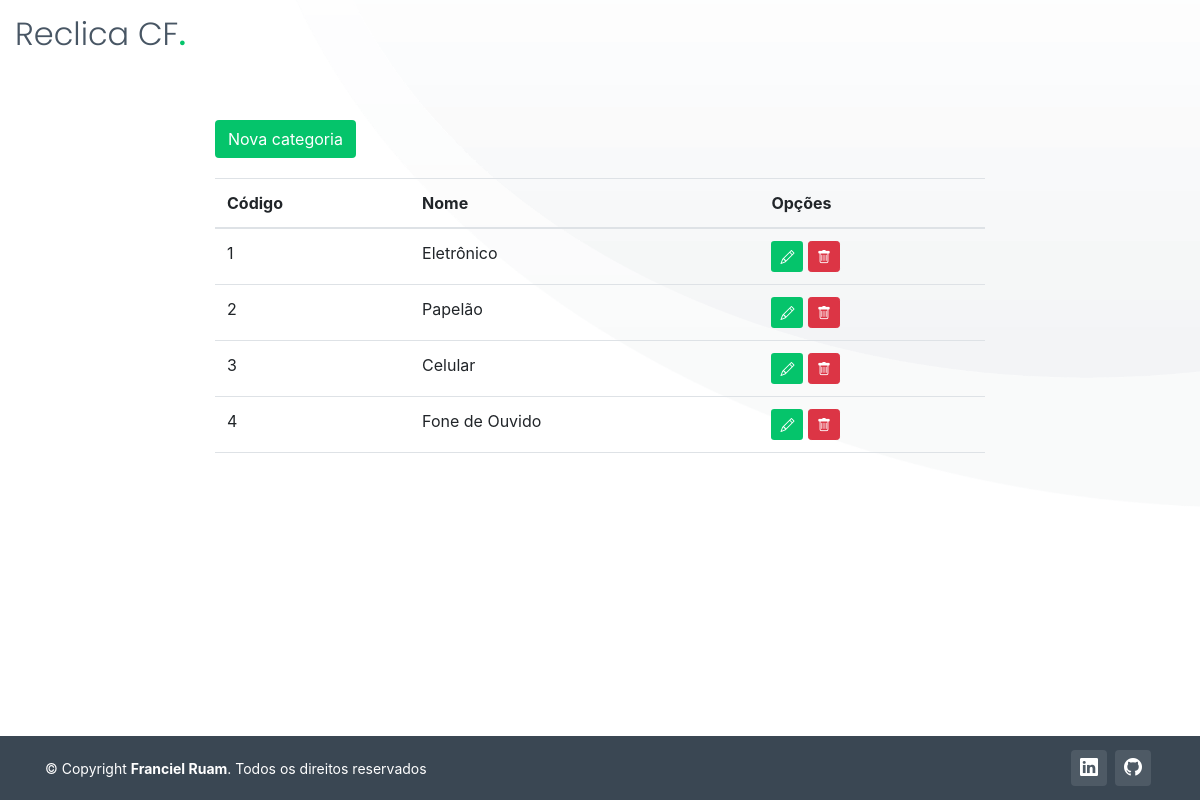
The page /listar/categorias/ (signed in) on the database its author committed.
### cadastro/models.py (models this page shows, shortened)
class Categoria(models.Model):
    nome = models.CharField(max_length=150, verbose_name="Categoria")
    observacao = models.CharField(max_length=255, blank=True, null=True, verbose_name="Observação")
    data_cadastro = models.DateTimeField(verbose_name="Data Cadastro", auto_now_add=True)
    status = models.CharField(max_length=1, default="A")

### cadastro/views.py (the view)
# urls.py: path('listar/categorias/', CategoriaList.as_view(), name='listar-categoria'),
class CategoriaList(GroupRequiredMixin, LoginRequiredMixin, ListView):
    model = Categoria
    group_required = u"Administrador"
    template_name = "cadastro/listas/categorias.html"

### cadastro/templates/cadastro/listas/categorias.html (shortened to what this page needs)
{% extends 'paginas/modelo.html' %}
{% load static %}
{% block conteudo2 %}
<div id="hero-animated" class="hero-animated">
    <div class="container col-lg-8">
        <a href="{% url 'cadastrar-categoria' %}" class="btn btn-success float-left"
            style="margin-bottom: 20px; background-color: #05c46b; border-color: transparent;">
            Nova categoria
        </a>
        <div class="table-responsive">
            <table class="table">
                <thead>
                    <tr>
                        <th>Código</th>
                        <th>Nome</th>
                        <th>Opções</th>
                    </tr>
                </thead>
                <tbody>
                    {% for obj in object_list %}
                    <tr>
                        <td>{{ obj.pk }}</td>
                        <td>{{ obj.nome }}</td>
                        <td>
                            <a href="{% url 'editar-categoria' obj.pk %}" class="btn btn-success btn-sm" title="Editar"
                                style="background-color: #05c46b; border-color: transparent;">
                                <i class="bi bi-pencil" aria-hidden="true"></i>
                            </a>
                            <a href="{% url 'excluir-categoria' obj.pk %}" class="btn btn-danger btn-sm" title="Excluir">
                                <i class="bi bi-trash" aria-hidden="true"></i>
                            </a>
                        </td>
                    </tr>
                    {% empty %}
                    <tr>
                        <td colspan="100%">Nenhum registro encontrado.</td>
                    </tr>
                    {% endfor %}
                </tbody>
            </table>
        </div>
    </div>
</div>
{% endblock %}

### static/css/variables-green.css (style rules this page uses)
:root { --font-default: 'Open Sans', system-ui, -apple-system, "Segoe UI", Roboto, "Helvetica Neue", Arial, "Noto Sans", "Liberation Sans", sans-serif, "Apple Color Emoji", "Segoe UI Emoji", "Segoe UI Symbol", "Noto Color Emoji"; --font-primary: 'Source Sans Pro', sans-serif; --font-secondary: 'Poppins', sans-serif; --color-default: #1a1f24; --color-default-rgb: 26, 31, 36; --color-links: #05c46b; --color-links-hover: #1de789; --color-primary: #05c46b; --color-primary-light: #1de789; --color-primary-dark: #01a156; --color-primary-rgb: 5, 196, 107; --color-primary-light-rgb: 29, 231, 137; --color-primary-dark-rgb: 1, 161, 86; --color-secondary: #485664; --color-secondary-light: #8f9fae; --color-secondary-dark: #3a4753; --color-secondary-rgb: 72, 86, 100; --color-secondary-light-rgb: 143, 159, 174; --color-secondary-dark-rgb: 58, 71, 83; --color-blue: #0d6efd; --color-blue-rgb: 13, 110, 253; --color-indigo: #6610f2; --color-indigo-rgb: 102, 16, 242; --color-purple: #6f42c1; --color-purple-rgb: 111, 66, 193; --color-pink: #f3268c; --color-pink-rgb: 243, 38, 140; --color-red: #df1529; --color-red-rgb: 223, 21, 4; --color-orange: #fd7e14; --color-orange-rgb: 253, 126, 20; --color-yellow: #ffc107; --color-yellow-rgb: 255, 193, 7; --color-green: #059652; --color-green-rgb: 5, 150, 82; --color-teal: #20c997; --color-teal-rgb: 32, 201, 151; --color-cyan: #0dcaf0; --color-cyan-rgb: 13, 202, 240; --color-white: #ffffff; --color-white-rgb: 255, 255, 255; --color-gray: #6c757d; --color-gray-rgb: 108, 117, 125; --color-black: #000000; --color-black-rgb: 0, 0, 0; }
:root { --bs-blue: var(--color-blue); --bs-indigo: var(--color-indigo); --bs-purple: var(--color-purple); --bs-pink: var(--color-pink); --bs-red: var(--color-red); --bs-orange: var(--color-orange); --bs-yellow: var(--color-yellow); --bs-green: var(--color-green); --bs-teal: var(--color-teal); --bs-cyan: var(--color-cyan); --bs-white: var(--color-white); --bs-gray: var(--color-gray); --bs-gray-dark: #343a40; --bs-gray-100: #f8f9fa; --bs-gray-200: #e9ecef; --bs-gray-300: #dee2e6; --bs-gray-400: #ced4da; --bs-gray-500: #adb5bd; --bs-gray-600: #6c757d; --bs-gray-700: #495057; --bs-gray-800: #343a40; --bs-gray-900: #212529; --bs-primary: var(--color-blue); --bs-secondary: var(--color-blue); --bs-success: #198754; --bs-info: #0dcaf0; --bs-warning: #ffc107; --bs-danger: #dc3545; --bs-light: #f8f9fa; --bs-dark: #212529; --bs-primary-rgb: var(--color-primary-rgb); --bs-secondary-rgb: var(--color-secondary-rgb); --bs-success-rgb: 25, 135, 84; --bs-info-rgb: 13, 202, 240; --bs-warning-rgb: 255, 193, 7; --bs-danger-rgb: 220, 53, 69; --bs-light-rgb: 248, 249, 250; --bs-dark-rgb: 33, 37, 41; --bs-white-rgb: var(--color-white-rgb); --bs-black-rgb: var(--color-black-rgb); --bs-body-color-rgb: var(--color-default-rgb); --bs-body-bg-rgb: 255, 255, 255; --bs-font-sans-serif: var(--font-default); --bs-font-monospace: SFMono-Regular, Menlo, Monaco, Consolas, "Liberation Mono", "Courier New", monospace; --bs-gradient: linear-gradient(180deg, rgba(255, 255, 255, 0.15), rgba(255, 255, 255, 0)); --bs-body-font-family: var(--font-default); --bs-body-font-size: 1rem; --bs-body-font-weight: 400; --bs-body-line-height: 1.5; --bs-body-color: var(--color-default); --bs-body-bg: #fff; }

### static/css/main.css (style rules this page uses)
html, body { margin:0; padding:0; height:100%; }
:root { scroll-behavior: smooth; }
a { color: var(--color-links); text-decoration: none; }
.hero-animated { width: 100%; min-height: 50vh; background: url("../img/hero-bg.png") center center; background-size: cover; position: relative; padding: 120px 0 60px; }

### rows shown on the page
Categoria: pk "1", nome "Eletrônico"
Categoria: pk "2", nome "Papelão"
Categoria: pk "3", nome "Celular"
Categoria: pk "4", nome "Fone de Ouvido"
